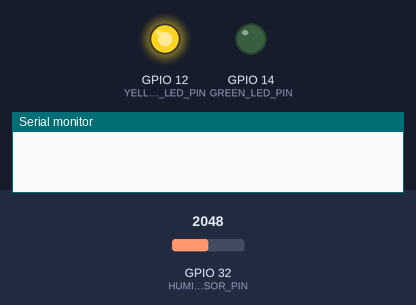
A program run on a simulated ESP32. Shown: output pins drawn as LEDs (lit = HIGH), the last lines printed to the serial monitor. The test bench sets the inputs (shaded band); at power-on: GPIO 32 (HUMIDITY_SENSOR_PIN) = 2048. WiFi joins after 1.5 s; servers stay silent unless stated; no MQTT or app messages arrive unless stated.

Above: at 0.1 s.
At 3.6 s:
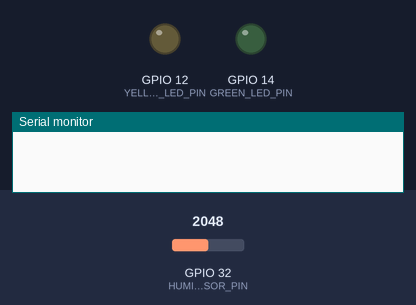
At 4.0 s:
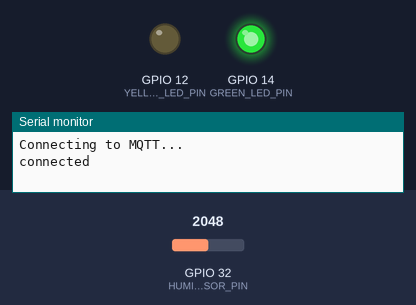
Timing chart, 0 to 5.5 s (numbered marks = the images above):
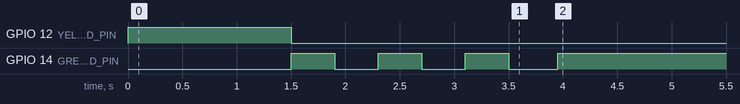

The program:

main.cpp
```cpp
#include <Arduino.h>
#include <WiFi.h>
#include <PubSubClient.h>

#define YELLOW_LED_PIN 12
#define GREEN_LED_PIN 14
#define HUMIDITY_SENSOR_PIN 32

const char* ssid = "Vora";
const char* password = "tomate01";
const char* mqttServer = "192.168.1.46";
const int mqttPort = 1883;
const char* mqttUser = "sensor_user";
const char* mqttPassword = "sensor123";

char stringHumidity[4];

WiFiClient espClient;
PubSubClient mosquitto_client(espClient);

void callback(char* topic, byte* payload, unsigned int length);
void reconnect();
float getHumidity();
void blink();


void setup() {
	// WIFI CONNECTION
	pinMode(GREEN_LED_PIN, OUTPUT);
	pinMode(YELLOW_LED_PIN, OUTPUT);
	pinMode(HUMIDITY_SENSOR_PIN, INPUT);
	digitalWrite(GREEN_LED_PIN, LOW);
	WiFi.begin(ssid, password);
	while (WiFi.status() != WL_CONNECTED){
		digitalWrite(YELLOW_LED_PIN, HIGH);
		delay(500);
	}
	digitalWrite(YELLOW_LED_PIN, LOW);
	blink();

	// MQTT CONNECTION
	mosquitto_client.setServer(mqttServer, mqttPort);
	mosquitto_client.setCallback(callback);

	while (!mosquitto_client.connected()){
		Serial.println("Connecting to MQTT...");
		if (mosquitto_client.connect("ESP32Client",mqttUser,mqttPassword)){
			Serial.println("connected");
			mosquitto_client.subscribe("esp32");
			mosquitto_client.publish("debug", "esp32 conectado");
		}else{
			delay(1500);
		}
	}
	digitalWrite(GREEN_LED_PIN, HIGH);
}


void loop() {
	if (!mosquitto_client.connected()) {
		reconnect();
	}
	mosquitto_client.loop();
	sprintf(stringHumidity, "%f", getHumidity());
	mosquitto_client.publish("sensor/humidity", stringHumidity);
	delay(1000);
}


void reconnect() {
	digitalWrite(YELLOW_LED_PIN, HIGH);
	while (!mosquitto_client.connected()) {
		//Serial.print("Attempting MQTT connection...");
		if (mosquitto_client.connect("ESP32Client", mqttUser, mqttPassword)) {
			mosquitto_client.subscribe("esp32");
			mosquitto_client.publish("debug", "esp32 reconectado");
		} else {
			//Serial.print("failed");
			delay(1000);
		}
	}
	digitalWrite(YELLOW_LED_PIN, LOW);
}


float getHumidity(){
	float humidity = 0;

	humidity = map(analogRead(HUMIDITY_SENSOR_PIN), 0, 4095, 100, 0);

	return humidity;
}

void blink(){
	digitalWrite(GREEN_LED_PIN, HIGH);
	delay(400);
	digitalWrite(GREEN_LED_PIN, LOW);
	delay(400);
	digitalWrite(GREEN_LED_PIN, HIGH);
	delay(400);
	digitalWrite(GREEN_LED_PIN, LOW);
	delay(400);
	digitalWrite(GREEN_LED_PIN, HIGH);
	delay(400);
	digitalWrite(GREEN_LED_PIN, LOW);
	delay(400);
}

void callback(char* topic, byte* payload, unsigned int length){
	return;
}
```
